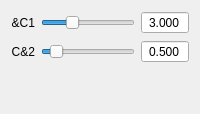
        <widget class="QWidget" name="page_kimkautz">
         <layout class="QGridLayout" name="gridLayout_31">
          <item row="0" column="0">
           <layout class="QGridLayout" name="gridLayout_32">
            <item row="0" column="0">
             <widget class="QLabel" name="label_saturation_5">
              <property name="sizePolicy">
               <sizepolicy hsizetype="Minimum" vsizetype="Minimum">
                <horstretch>0</horstretch>
                <verstretch>0</verstretch>
               </sizepolicy>
              </property>
              <property name="minimumSize">
               <size>
                <width>0</width>
                <height>0</height>
               </size>
              </property>
              <property name="maximumSize">
               <size>
                <width>16777215</width>
                <height>16777215</height>
               </size>
              </property>
              <property name="text">
               <string>&amp;C1</string>
              </property>
              <property name="alignment">
               <set>Qt::AlignRight|Qt::AlignTrailing|Qt::AlignVCenter</set>
              </property>
              <property name="wordWrap">
               <bool>true</bool>
              </property>
              <property name="buddy">
               <cstring>chromaticAdaptSlider</cstring>
              </property>
             </widget>
            </item>
            <item row="0" column="1">
             <widget class="QSlider" name="kimkautzC1Slider">
              <property name="sizePolicy">
               <sizepolicy hsizetype="MinimumExpanding" vsizetype="Minimum">
                <horstretch>0</horstretch>
                <verstretch>0</verstretch>
               </sizepolicy>
              </property>
              <property name="cursor">
               <cursorShape>PointingHandCursor</cursorShape>
              </property>
              <property name="maximum">
               <number>10000</number>
              </property>
              <property name="value">
               <number>3000</number>
              </property>
              <property name="orientation">
               <enum>Qt::Horizontal</enum>
              </property>
             </widget>
            </item>
            <item row="0" column="2">
             <widget class="QDoubleSpinBox" name="kimkautzC1Dsb">
              <property name="alignment">
               <set>Qt::AlignCenter</set>
              </property>
              <property name="buttonSymbols">
               <enum>QAbstractSpinBox::NoButtons</enum>
              </property>
              <property name="decimals">
               <number>3</number>
              </property>
              <property name="minimum">
               <double>0.001000000000000</double>
              </property>
              <property name="maximum">
               <double>10.000000000000000</double>
              </property>
              <property name="singleStep">
               <double>0.100000000000000</double>
              </property>
              <property name="value">
               <double>3.000000000000000</double>
              </property>
             </widget>
            </item>
            <item row="1" column="0">
             <widget class="QLabel" name="label_saturation_6">
              <property name="sizePolicy">
               <sizepolicy hsizetype="Minimum" vsizetype="Minimum">
                <horstretch>0</horstretch>
                <verstretch>0</verstretch>
               </sizepolicy>
              </property>
              <property name="minimumSize">
               <size>
                <width>0</width>
                <height>0</height>
               </size>
              </property>
              <property name="maximumSize">
               <size>
                <width>16777215</width>
                <height>16777215</height>
               </size>
              </property>
              <property name="text">
               <string>C&amp;2</string>
              </property>
              <property name="alignment">
               <set>Qt::AlignRight|Qt::AlignTrailing|Qt::AlignVCenter</set>
              </property>
              <property name="wordWrap">
               <bool>true</bool>
              </property>
              <property name="buddy">
               <cstring>chromaticAdaptSlider</cstring>
              </property>
             </widget>
            </item>
            <item row="1" column="1">
             <widget class="QSlider" name="kimkautzC2Slider">
              <property name="sizePolicy">
               <sizepolicy hsizetype="MinimumExpanding" vsizetype="Minimum">
                <horstretch>0</horstretch>
                <verstretch>0</verstretch>
               </sizepolicy>
              </property>
              <property name="cursor">
               <cursorShape>PointingHandCursor</cursorShape>
              </property>
              <property name="maximum">
               <number>5000</number>
              </property>
              <property name="value">
               <number>500</number>
              </property>
              <property name="orientation">
               <enum>Qt::Horizontal</enum>
              </property>
             </widget>
            </item>
            <item row="1" column="2">
             <widget class="QDoubleSpinBox" name="kimkautzC2Dsb">
              <property name="alignment">
               <set>Qt::AlignCenter</set>
              </property>
              <property name="buttonSymbols">
               <enum>QAbstractSpinBox::NoButtons</enum>
              </property>
              <property name="decimals">
               <number>3</number>
              </property>
              <property name="minimum">
               <double>0.001000000000000</double>
              </property>
              <property name="maximum">
               <double>5.000000000000000</double>
              </property>
              <property name="singleStep">
               <double>0.100000000000000</double>
              </property>
              <property name="value">
               <double>0.500000000000000</double>
              </property>
             </widget>
            </item>
           </layout>
          </item>
          <item row="1" column="0">
           <spacer name="verticalSpacer_15">
            <property name="orientation">
             <enum>Qt::Vertical</enum>
            </property>
            <property name="sizeHint" stdset="0">
             <size>
              <width>20</width>
              <height>40</height>
             </size>
            </property>
           </spacer>
          </item>
         </layout>
        </widget>
